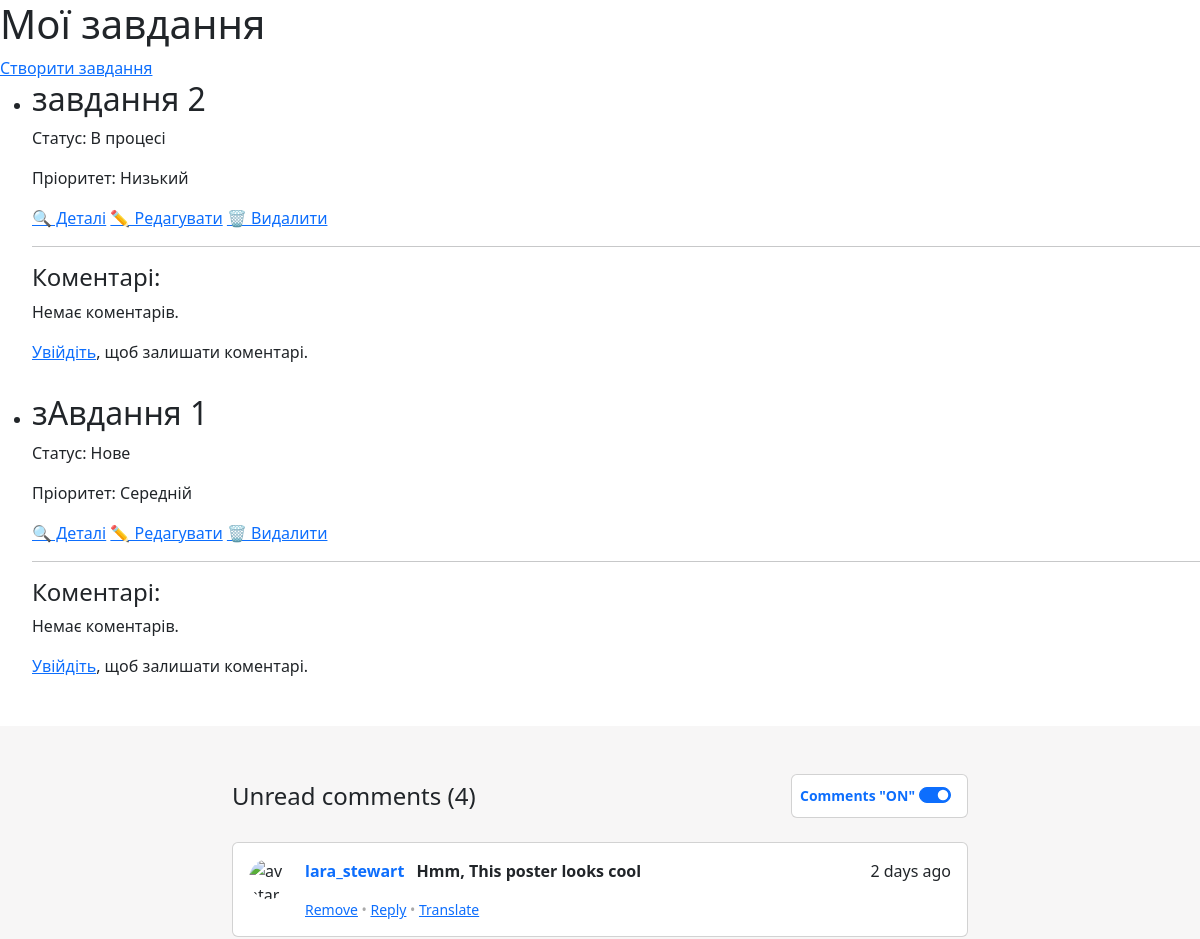
/ (upper part), run on an earlier commit of the app's database.
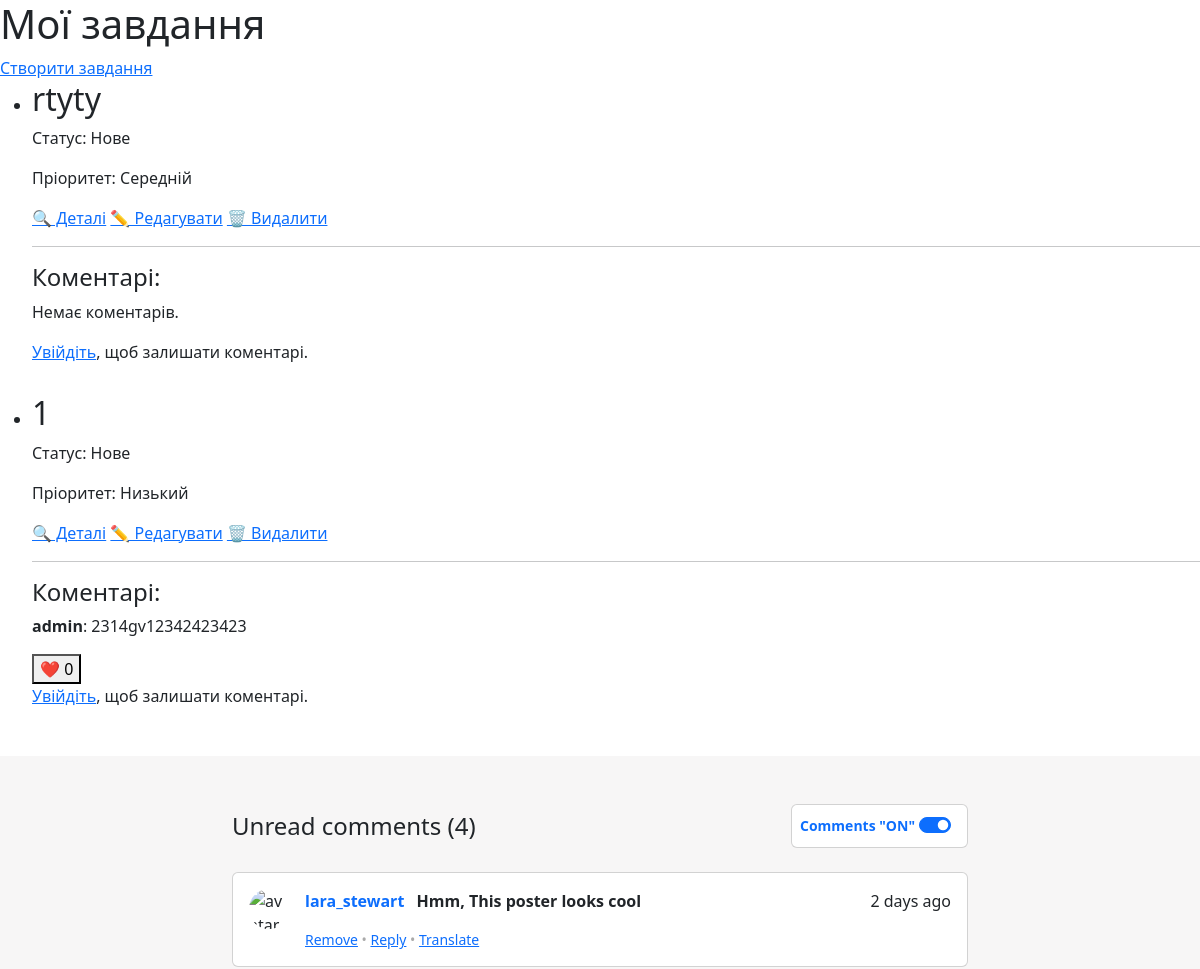
And on a later commit of the database.
### tasks/models.py (models this page shows, shortened)
class Task(models.Model):
    STATUS_CHOICE = [
        ("do","Нове"),
        ("in_progress","В процесі"),
        ("completed","Завершено"),
    ]
    PRIORRITY_CHOICE = [
        ("low","Низький"),
        ("medium","Середній"),
        ("high","Високий"),
    ]
    title = models.CharField(max_length=250)
    description = models.TextField()
    status = models.CharField(max_length=20,choices=STATUS_CHOICE,default="do")
    priority = models.CharField(max_length=20,choices=PRIORRITY_CHOICE,default="medium")
    due_date = models.DateField(verbose_name="Термін воконання",null=True,blank=False)
    author = models.ForeignKey(User,on_delete=models.CASCADE)
    create_at = models.DateTimeField(auto_now_add=True)
    class Meta:
        ordering = ["-create_at"]

class Comment(models.Model):
    task = models.ForeignKey(Task, on_delete=models.CASCADE, related_name="comments")
    author = models.ForeignKey(User,on_delete=models.CASCADE)
    content = models.CharField(max_length=250)
    create_at = models.DateTimeField(auto_now_add=True)
    class Meta:
        ordering = ["create_at"]

### tasks/views.py (the view, shortened to what this page needs)
# urls.py: path('',TaskListViews.as_view(),name="task_list"),
class TaskListViews(ListView):
    model = Task
    template_name = "tasks/task_list.html"
    context_object_name = "tasks"
    def get_context_data(self, **kwargs):
        context = super().get_context_data(**kwargs)
        context["form"] = CommentForm()
        context["comments"] = Comment.objects.annotate(
            like_count=Count("likes")
        ).order_by("-like_count", "-create_at")
        return context

### tasks/forms.py
class CommentForm(forms.ModelForm):
    class Meta:
        model = Comment
        fields = ['content']
        widgets = {
            "content":forms.TextInput(attrs={
                "class":"form-control",
                "placeholder":"Напишіть коментар..."
            })
        }
        labels = {
            "content": ""
        }

### templates/tasks/task_list.html (shortened to what this page needs)
<!DOCTYPE html>
<html lang="uk">
<head>
    <link href="https://cdn.jsdelivr.net/npm/bootstrap@5.3.8/dist/css/bootstrap.min.css" rel="stylesheet">
</head>
<body>
    <h1>Мої завдання</h1>
    <a href="{% url 'task_create' %}" >Створити завдання</a>
    <ul>
        {% for task in tasks %}
        <li style="margin-bottom: 30px;">
            <h2>{{ task.title }}</h2>
            <p>Статус: {{ task.get_status_display }}</p>
            <p>Пріоритет: {{ task.get_priority_display }}</p>
            <a href="{% url 'task_detail' task.pk %}">🔍 Деталі</a>
            <a href="{% url 'task_update' task.pk %}">✏️ Редагувати</a>
            <a href="{% url 'task_delete' task.pk %}">🗑️ Видалити</a>
            <hr>
            <h4>Коментарі:</h4>
            {% for comment in task.comments.all %}
                <p><strong>{{ comment.author.username }}</strong>: {{ comment.content }}</p>
                <form action="{% url 'like_comment' comment.id %}" method="post" style="display:inline;">
                    <button type="submit">
                        ❤️ {{ comment.likes.count }}
                    </button>
                </form>
            {% empty %}
                <p>Немає коментарів.</p>
            {% endfor %}
            {% if user.is_authenticated %}
            <form method="post">
                {% csrf_token %}
                {{ form.as_p }}
                <input type="hidden" name="task_id" value="{{ task.pk }}">
                <button type="submit">💬 Додати коментар</button>
            </form>
            {% else %}
                <p><a href="{% url 'login' %}">Увійдіть</a>, щоб залишати коментарі.</p>
            {% endif %}
        </li>
        {% empty %}
            <li>Ще немає завдань</li>
        {% endfor %}
    </ul>
    <section style="background-color: #f7f6f6;">
        <div class="container my-5 py-5 text-body">
          <div class="row d-flex justify-content-center">
            <div class="col-md-12 col-lg-10 col-xl-8">
              <div class="d-flex justify-content-between align-items-center mb-4">
                <h4 class="text-body mb-0">Unread comments (4)</h4>
                <div class="card">
                  <div class="card-body p-2 d-flex align-items-center">
                    <h6 class="text-primary fw-bold small mb-0 me-1">Comments "ON"</h6>
                    <div class="form-check form-switch">
                      <input class="form-check-input" type="checkbox" id="flexSwitchCheckChecked" checked />
                    </div>
                  </div>
                </div>
              </div>
              <div class="card mb-3">
                <div class="card-body">
                  <div class="d-flex flex-start">
                    <img class="rounded-circle shadow-1-strong me-3"
                      src="https://mdbcdn.b-cdn.net/img/Photos/Avatars/img%20(26).webp" alt="avatar" width="40"
                      height="40" />
                    <div class="w-100">
                      <div class="d-flex justify-content-between align-items-center mb-3">
                        <h6 class="text-primary fw-bold mb-0">
                          lara_stewart
                          <span class="text-body ms-2">Hmm, This poster looks cool</span>
                        </h6>
                        <p class="mb-0">2 days ago</p>
                      </div>
                      <div class="d-flex justify-content-between align-items-center">
                        <p class="small mb-0" style="color: #aaa;">
                          <a href="#!" class="link-grey">Remove</a> •
                          <a href="#!" class="link-grey">Reply</a> •
                          <a href="#!" class="link-grey">Translate</a>
                        </p>
                      </div>
                    </div>
                  </div>
                </div>
              </div>
            </div>
          </div>
        </div>
      </section>
</body>
</html>

What changed in the data, as far as the page shows it:
removed Task: title "завдання 2", status "В процесі", priority "Низький"
removed Task: title "зАвдання 1", status "Нове", priority "Середній"
added Task: title "rtyty", status "Нове", priority "Середній"
added Task: title "1", status "Нове", priority "Низький"
added Comment: author.username "admin", content "2314gv12342423423", likes.count "0"
